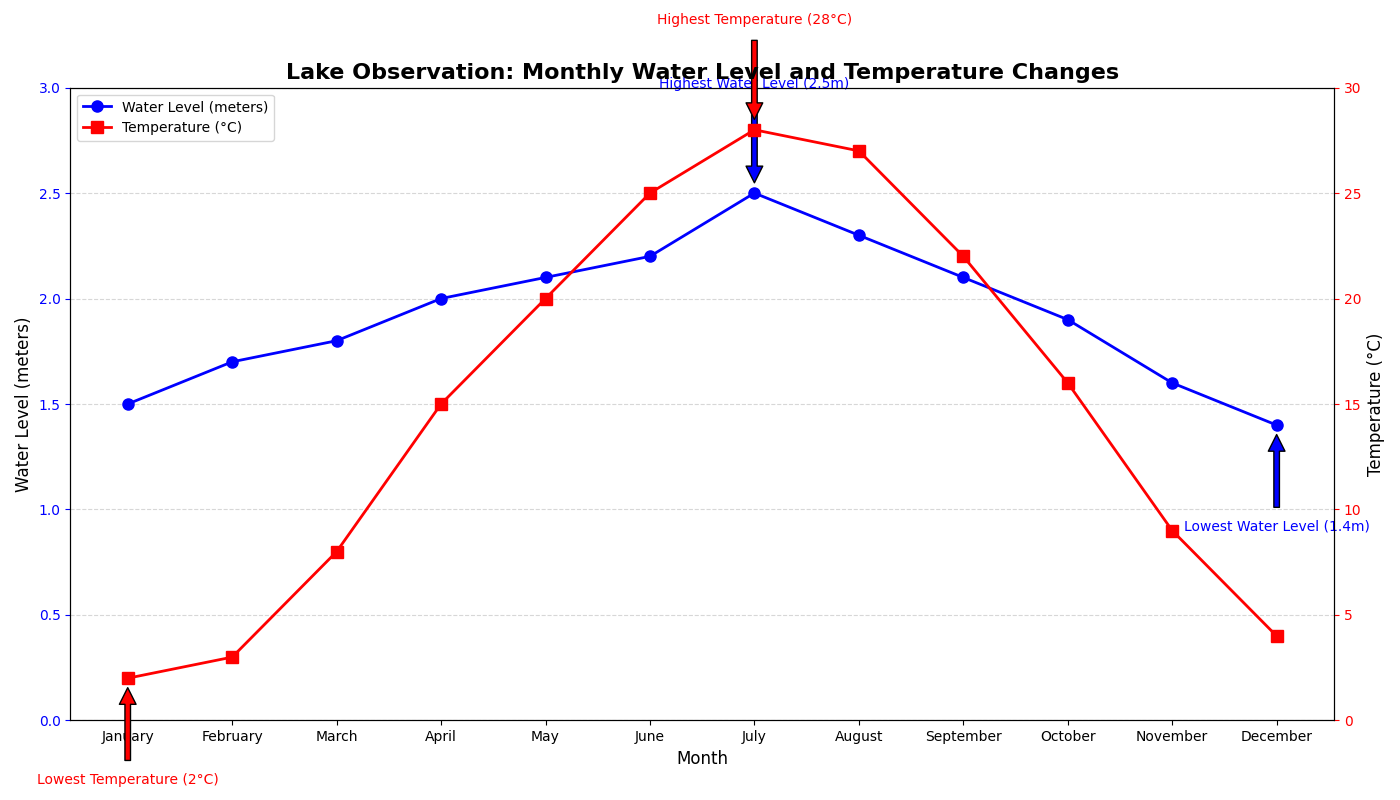

The script that drew this image:
import matplotlib.pyplot as plt
import numpy as np

# Backstory: Tracking Water Levels and Temperature Changes in a Lake Over the Course of a Year
# We're interested in understanding how the water level and temperature of a lake fluctuate month-by-month across one year.

# Months of the year
months = np.array([
    'January', 'February', 'March', 'April', 'May', 'June', 'July', 
    'August', 'September', 'October', 'November', 'December'])

# Water level data (in meters)
water_levels = np.array([1.5, 1.7, 1.8, 2.0, 2.1, 2.2, 2.5, 2.3, 2.1, 1.9, 1.6, 1.4])

# Temperature data (in °C)
temperatures = np.array([2, 3, 8, 15, 20, 25, 28, 27, 22, 16, 9, 4])

# Create the figure and axis
fig, ax1 = plt.subplots(figsize=(14, 8))

# Plotting the water levels
ax1.plot(months, water_levels, color='blue', marker='o', linestyle='-', linewidth=2, markersize=8, label='Water Level (meters)')
ax1.set_xlabel('Month', fontsize=12)
ax1.set_ylabel('Water Level (meters)', fontsize=12)
ax1.tick_params(axis='y', colors='blue')
ax1.set_ylim(0, 3)
ax1.grid(axis='y', linestyle='--', alpha=0.5)

# Create a secondary y-axis for temperatures
ax2 = ax1.twinx()
ax2.plot(months, temperatures, color='red', marker='s', linestyle='-', linewidth=2, markersize=8, label='Temperature (°C)')
ax2.set_ylabel('Temperature (°C)', fontsize=12)
ax2.tick_params(axis='y', colors='red')
ax2.set_ylim(0, 30)

# Adding title
plt.title('Lake Observation: Monthly Water Level and Temperature Changes', fontsize=16, fontweight='bold')

# Merging legends of both plots
lines, labels = ax1.get_legend_handles_labels()
lines2, labels2 = ax2.get_legend_handles_labels()
ax1.legend(lines + lines2, labels + labels2, loc='upper left', fontsize=10)

# Annotate the highest and lowest water levels and temperatures
max_level_month = months[np.argmax(water_levels)]
max_level_value = water_levels.max()
min_level_month = months[np.argmin(water_levels)]
min_level_value = water_levels.min()

max_temp_month = months[np.argmax(temperatures)]
max_temp_value = temperatures.max()
min_temp_month = months[np.argmin(temperatures)]
min_temp_value = temperatures.min()

ax1.annotate(f'Highest Water Level ({max_level_value}m)', xy=(max_level_month, max_level_value), xytext=(max_level_month, max_level_value+0.5),
             arrowprops=dict(facecolor='blue', shrink=0.1), fontsize=10, color='blue', ha='center')
ax1.annotate(f'Lowest Water Level ({min_level_value}m)', xy=(min_level_month, min_level_value), xytext=(min_level_month, min_level_value-0.5),
             arrowprops=dict(facecolor='blue', shrink=0.1), fontsize=10, color='blue', ha='center')

ax2.annotate(f'Highest Temperature ({max_temp_value}°C)', xy=(max_temp_month, max_temp_value), xytext=(max_temp_month, max_temp_value+5),
             arrowprops=dict(facecolor='red', shrink=0.1), fontsize=10, color='red', ha='center')
ax2.annotate(f'Lowest Temperature ({min_temp_value}°C)', xy=(min_temp_month, min_temp_value), xytext=(min_temp_month, min_temp_value-5),
             arrowprops=dict(facecolor='red', shrink=0.1), fontsize=10, color='red', ha='center')

# Automatically adjust layout to prevent overlapping
plt.tight_layout()

# Display the plot
plt.show()
